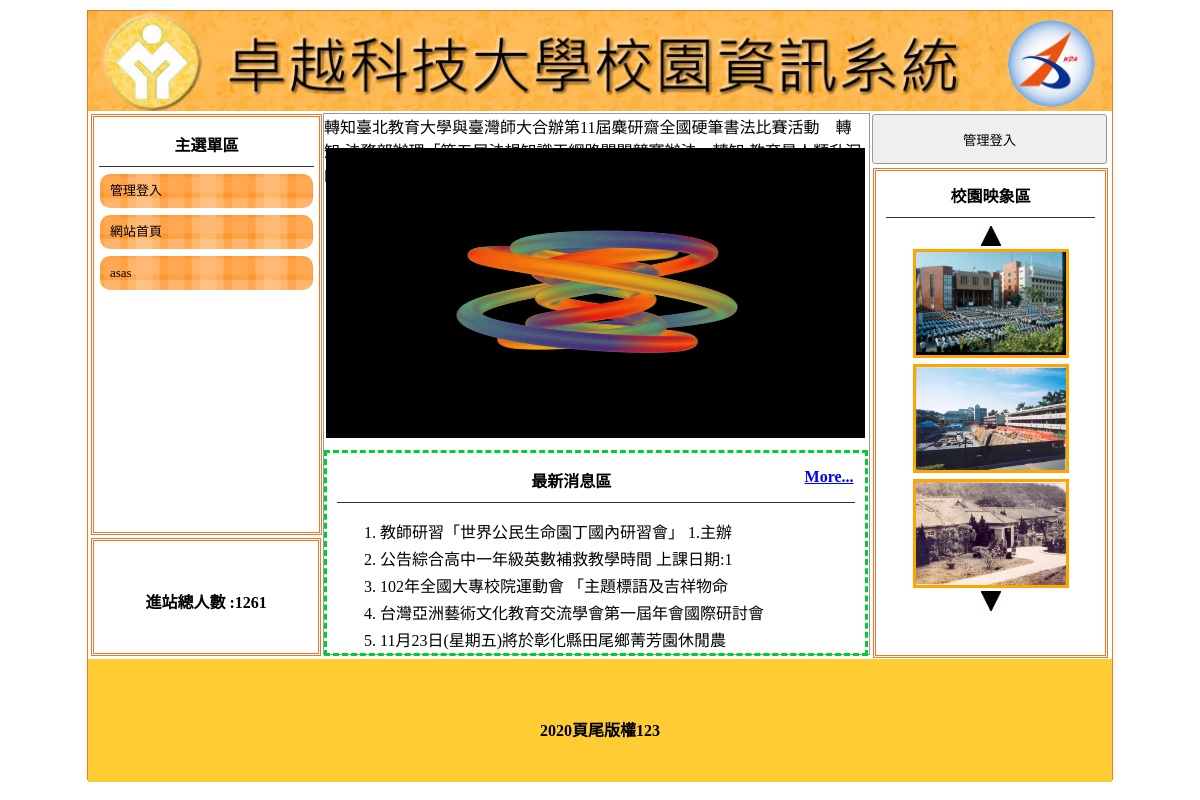
The page / on the database its author committed.
### tables this page shows
CREATE TABLE `title` (
  `id` int(11) UNSIGNED NOT NULL,
  `text` text DEFAULT NULL,
  `img` text DEFAULT NULL,
  `sh` int(1) NOT NULL
);

CREATE TABLE `menu` (
  `id` int(11) UNSIGNED NOT NULL,
  `text` text NOT NULL,
  `href` text NOT NULL,
  `parent` int(11) UNSIGNED NOT NULL,
  `sh` int(1) UNSIGNED NOT NULL
);

CREATE TABLE `ad` (
  `id` int(11) UNSIGNED NOT NULL,
  `text` text DEFAULT NULL,
  `img` text DEFAULT NULL,
  `sh` int(1) NOT NULL
);

CREATE TABLE `news` (
  `id` int(11) UNSIGNED NOT NULL,
  `text` text DEFAULT NULL,
  `img` text DEFAULT NULL,
  `sh` int(1) NOT NULL
);

CREATE TABLE `image` (
  `id` int(11) UNSIGNED NOT NULL,
  `text` text DEFAULT NULL,
  `img` text DEFAULT NULL,
  `sh` int(1) NOT NULL
);

CREATE TABLE `bottom` (
  `id` int(11) UNSIGNED NOT NULL,
  `bottom` text NOT NULL
);

### base.php (called while the page is built, shortened)
<?php
class DB
{
    private $dsn = "mysql:host=localhost;dbname=db21;charset=utf8";
    private $table;
    private $pw = "";
    private $user = "root";
    private $pdo;
    public function __construct($table)
    {
        $this->table = $table;
        $this->pdo = new PDO($this->dsn, $this->user, $this->pw);
    }
    function all(...$arg)
    {
        $sql = "select * from $this->table ";
        if (isset($arg[0])) {
            if (is_array($arg[0])) {
                foreach ($arg[0] as $key => $value) {
                    $tmp[] = sprintf("`%s`='%s'", $key, $value);
                }
                $sql .= " where " . implode(" && ", $tmp);
            } else {
                $sql .= $arg[0];
            }
        }
        if (isset($arg[1])) {
            $sql .= $arg[1];
        }
        return $this->pdo->query($sql)->fetchAll();
    }
    function count(...$arg)
    {
        $sql = "select count(*) from $this->table ";
        if (isset($arg[0])) {
            if (is_array($arg[0])) {
                foreach ($arg[0] as $key => $value) {
                    $tmp[] = sprintf("`%s`='%s'", $key, $value);
                }
                $sql .= " where " . implode(" && ", $tmp);
            } else {
                $sql .= $arg[0];
            }
        }
        return $this->pdo->query($sql)->fetchColumn();
    }
    function find($arg)
    {
        $sql = "select * from $this->table ";
        if (is_array($arg)) {
            foreach ($arg as $key => $value) {
                $tmp[] = sprintf("`%s`='%s'", $key, $value);
            }
            $sql .= " where " . implode(" && ", $tmp);
        } else {
            $sql .= " where `id`='$arg'";
        }
        return $this->pdo->query($sql)->fetch(PDO::FETCH_ASSOC);
    }
    function save($arg)
    {
        if (!empty($arg['id'])) {
            foreach ($arg as $key => $value) {
                $tmp[] = sprintf("`%s`='%s'", $key, $value);
            }
            $sql = "update $this->table set " . implode(" , ", $tmp) . " where `id`='{$arg['id']}'";
        } else {
            $sql = "insert into $this->table (`" . implode("`,`", array_keys($arg)) . "`) values('" . implode("','", $arg) . "')";
        }
        return $this->pdo->exec($sql);
    }
}
$Title = new DB("title");
$Ad = new DB("ad");
$Image = new DB("image");
$Bottom = new DB("bottom");
$News = new DB("news");
$Menu = new DB("menu");

### index.php (the view, shortened to what this page needs)
<?php
include_once "base.php";
?>
<!DOCTYPE html PUBLIC "-//W3C//DTD XHTML 1.0 Transitional//EN" "http://www.w3.org/TR/xhtml1/DTD/xhtml1-transitional.dtd">
<html xmlns="http://www.w3.org/1999/xhtml">
<head>
	<link href="css/css.css" rel="stylesheet" type="text/css">
</head>
<body>
	<div id="main">
		<a title="<?= $Title->find(['sh' => 1])['text']; ?>" href="index.php">
			<div class="ti" style="background:url('img/<?= $Title->find(['sh' => 1])['img']; ?>'); background-size:cover;"></div>
		</a>
		<div id="ms">
			<div id="lf" style="float:left;">
				<div id="menuput" class="dbor">
					<span class="t botli">主選單區</span>
					<?php
					$mainmu = $Menu->all(['sh' => 1, 'parent' => 0]);
					foreach ($mainmu as $main) {
					?>
						<div class="mainmu" style="position: relative;">
							<a style="color:#000; font-size:13px; text-decoration:none;" href="<?= $main['href'] ?>"><?= $main['text'] ?></a>
						</div>
					<?php
					}
					?>
				</div>
				<div class="dbor" style="margin:3px; width:95%; height:20%; line-height:100px;">
					<span class="t">進站總人數 :<?= $_SESSION['total']; ?></span>
				</div>
			</div>
			<?php
			$do = (isset($_GET['do'])) ? $_GET['do'] : 'main';
			$file = $do . ".php";
			if (file_exists($file)) {
				include $file;
			} else {
				include "main.php";
			}
			?>
			<div class="di di ad" style="height:540px; width:23%; padding:0px; margin-left:22px; float:left; ">
				<?php
					if(isset($_SESSION['login'])){
				?>
				<button style="width:100%; margin-left:auto; margin-right:auto; margin-top:2px; height:50px;" onclick="lo('backend.php')">返回管理</button>
				<?php
					}else{
				?>
				<button style="width:100%; margin-left:auto; margin-right:auto; margin-top:2px; height:50px;" onclick="lo('?do=login')">管理登入</button>
				<?php
				}
				?>
				<div style="width:89%; height:480px; text-align:center; overflow:hidden" class="dbor">
					<span class="t botli" style="margin-bottom: .5rem;">校園映象區</span>
					<div id="up" onclick="pp(1)"><img src="icon/up.jpg"></div>
					<?php
					foreach ($Image->all(['sh' => 1]) as $key => $img) {
					?>
						<div class="im" id="ssaa<?= $key; ?>"><img src="img/<?= $img['img'] ?>" style="width:150px;height:103px;margin:3px; border:3px solid orange;"></div>
					<?php
					}
					?>
					<div id="down" onclick="pp(2)" style="margin-bottom: .5rem;"><img src="icon/dn.jpg"></div>
				</div>
			</div>
		</div>
		<div style="width:1024px; left:0px; position:relative; background:#FC3; margin-top:4px; height:123px; display:block;">
			<span class="t" style="line-height:123px;"><?= $Bottom->find(1)['bottom']; ?></span>
		</div>
	</div>
</body>
</html>

### main.php (shortened to what this page needs)
<div class="di" style="height:540px; border:#999 1px solid; width:53.2%; margin:2px 0px 0px 0px; float:left; position:relative; left:20px;">
	<?php
	include_once "marq.php";
	?>
	<div style="height:32px; display:block;"></div>
	<div style="width:100%; padding:2px; height:290px;">
		<div id="mwww" loop="true" style="width:100%; height:100%; overflow:hidden;">
		</div>
	</div>
	<div style="width:95%; padding:2px; height:190px; margin-top:10px; padding:5px 10px 5px 10px; border:#0C3 dashed 3px; position:relative;">
		<span class="t botli">最新消息區
			<?php
			if($News->count(['sh'=>1])>5){
			?>
			<a style="float:right;" href="?do=news">More...</a>
			<?php
			}
			?>
		</span>
		<ul class="ssaa" style="list-style-type:decimal;">
			<?php
			foreach ($News->all(['sh' => 1],"limit 5") as $key=>$new) {
			?>
			<li style="margin:3px;"><?=mb_substr($new['text'],0,25);?>
			</li>
			<?php
			}
			?>
		</ul>
	</div>
</div>

### marq.php (shortened to what this page needs)
<marquee scrolldelay="120" direction="left" style="position:absolute; width:100%; height:40px;">
<?php
$ads=$Ad->all(['sh'=>1]);
foreach($ads as $ad){
    echo $ad['text']."&nbsp&nbsp&nbsp&nbsp";
}
?>
</marquee>

### css/css.css (style rules this page uses)
body { padding:0px; margin:0px; }
#main { width:1024px; height:768px; margin:10px auto 10px auto; border:#EE7728 1px solid; position:relative; }
.ti { width:100%; height:100px; position:relative; background-size:cover; background-repeat:no-repeat; }
.dbor { border:#EE7728 double 3px; margin:1px; padding:2px 10px 2px 10px; }
.t { font-weight:800; display:block; text-align:center; padding:10px 1px 10px 1px; }
.botli { border-bottom:#333 1px solid; }
.mainmu { position:relative; border-radius:10px; background:url(../icon/menu.fw.png) center no-repeat; background-size:cover; line-height:30px; padding:2px 10px 2px 10px; margin:7px 1px 7px 1px; }
#lf { height:540px; width:21%; display:inline-block; }
#menuput { width:100%; height:75%; position:relative; padding:5px; display:block; margin: 3px; }
.di { display:inline-block; }
.ad { margin:1px; padding:2px 10px 2px 10px; }
input,button { border:#999 1px solid; border-radius:3px; background:#EFEFEF; padding:5px; margin:3px; }

### rows shown on the page
title: img (picture)
menu: text "管理登入"
menu: text "網站首頁"
menu: text "asas"
ad: text "轉知臺北教育大學與臺灣師大合辦第11屆麋研齋全國硬筆書法比賽活動"
ad: text "轉知:法務部辦理「第五屆法規知識王網路闖關競賽辦法"
ad: text "轉知:教育是人類升沉的樞紐-2013教師生命成長營"
news: text "教師研習「世界公民生命園丁國內研習會」 1.主辦"
news: text "公告綜合高中一年級英數補救教學時間 上課日期:1"
news: text "102年全國大專校院運動會 「主題標語及吉祥物命"
news: text "台灣亞洲藝術文化教育交流學會第一屆年會國際研討會"
news: text "11月23日(星期五)將於彰化縣田尾鄉菁芳園休閒農"
image: img (picture)
image: img (picture)
image: img (picture)
bottom: bottom "2020頁尾版權123"

### other values the page prints
$_SESSION['total'] "1261"
